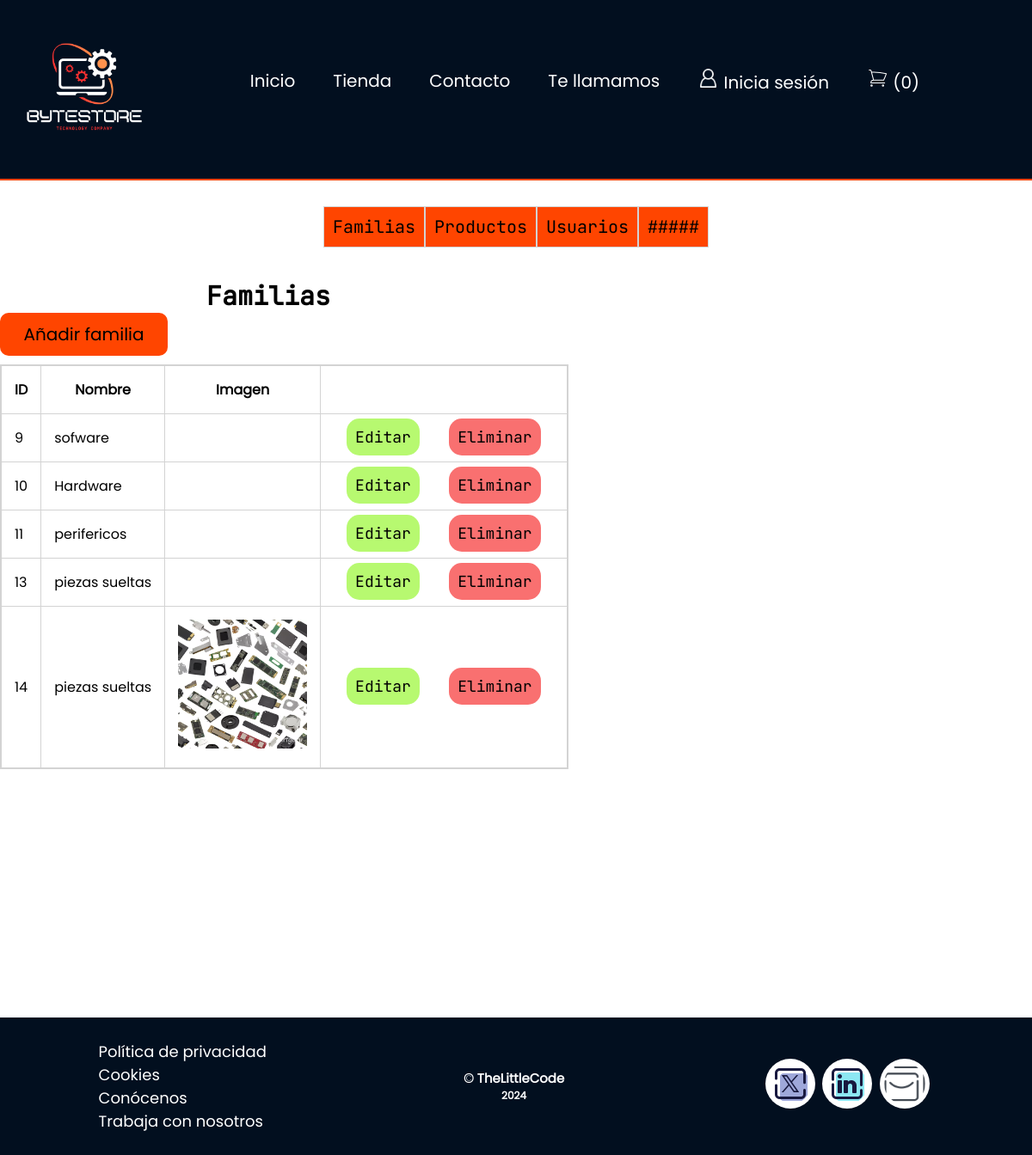
The app's page /panel_control/familias/index.php with its own data.
### tables this page shows
CREATE TABLE `familias` (
  `id` int(11) NOT NULL COMMENT 'Primary Key',
  `name` varchar(255) DEFAULT NULL,
  `Imagen` varchar(255) DEFAULT NULL COMMENT 'Imagen'
);

### panel_control/familias/index.php (the view, shortened to what this page needs)
<?php
include ('../../templates/header.php');
include ('../../bd.php');
?>
<?php
$sentencia = $conexion->prepare("SELECT * FROM familias");
$sentencia->execute();
$lista_familias = $sentencia->fetchAll(PDO::FETCH_ASSOC);
?>
<div class="second-menu">
    <div class="second-nav">
        <ul class="second-menu">
            <li><a href="index.php" class="btn-secondMenu">Familias</a></li>
            <li><a href="../productos/index.php" class="btn-secondMenu">Productos</a></li>
            <li><a href="../usuarios//index.php" class="btn-secondMenu">Usuarios</a></li>
            <li><a href="#" class="btn-secondMenu">#####</a></li>
        </ul>
    </div>
</div>
<h4>Familias</h4>
<section class="main-Tablas">
    <div class="card-table">
        <div class="card-header">
            <a href="crear.php" class="btn-primary">
                Añadir familia
            </a>
        </div>
        <div class="card-body">
            <div class="main-table">
                <table class="table">
                    <thead>
                        <tr>
                            <th>ID</th>
                            <th>Nombre</th>
                            <th>Imagen</th>
                        </tr>
                    </thead>
                    <tbody>
                        <?php
                        foreach ($lista_familias as $registro) {
                            ?>
                            <tr>
                                <td> <?php echo $registro['id']; ?> </td>
                                <td> <?php echo $registro['name']; ?> </td>
                                <td>
                                    <img width="150px" src="/assets/img/<?php echo $registro['Imagen']; ?>" alt="">
                                </td>
                                <td>
                                    <a class="btn-info" href="editar.php?txtID=<?php echo $registro['id']; ?>">Editar</a>
                                    <a class="btn-danger" href="index.php?txtID=<?php echo $registro['id']; ?>">Eliminar</a>
                                </td>
                            </tr>
                        <?php } ?>
                    </tbody>
                </table>
            </div>
        </div>
</section>
<?php
include ('../../templates/footer.php');
?>

### assets/css/index.css (style rules this page uses)
* { margin: 0px; padding: 0px; font-family: 'Poppins'; }

### assets/css/tienda.css (style rules this page uses)
* { margin: 0px; padding: 0px; }

### assets/css/indexTablas.css (style rules this page uses)
h4 { font-family: 'JetBrains'; font-size: 30px; margin-top: 3%; margin-left: 20%; }
.main-Tablas { position: relative; min-height: 100vh; z-index: 2; }
.second-menu { display: flex; align-items: center; justify-content: center; margin-top: 15px; }
.second-menu li { list-style: none; }
.btn-secondMenu { display: block; padding: 10px; color: black; background-color: orangered; font-family: 'JetBrains'; font-size: 20px; text-decoration: none; list-style: none; border: 1px solid lightgray; }
.btn-primary { max-width: 175px; display: block; border-radius: 10px; padding: 10px; color: black; font-size: 20px; background-color: orangered; text-align: center; text-decoration: none; margin-bottom: 10px; }
.table { border: 2px solid lightgray; border-collapse: collapse; }
.table th, .table td { border: 1px solid lightgray; padding: 15px; }
.btn-info { margin: 15px; padding: 10px; color: black; font-family: 'JetBrains'; font-size: 18px; background-color: rgb(183, 249, 112); border: none; border-radius: 15px; cursor: pointer; text-decoration: none; }
.btn-danger { padding: 10px; color: black; font-family: 'JetBrains'; font-size: 18px; background-color: rgb(255, 179, 0); border: none; border-radius: 15px; cursor: pointer; text-decoration: none; }

### assets/css/crearTablas.css (style rules this page uses)
.btn-danger { min-width: 166px; margin: 15px; padding: 10px; color: black; font-family: 'JetBrains'; font-size: 18px; background-color: rgb(249, 112, 112); border: none; border-radius: 15px; cursor: pointer; text-decoration: none; }

### records on screen
familias: id "9", name "sofware"
familias: id "10", name "Hardware"
familias: id "11", name "perifericos"
familias: id "13", name "piezas sueltas"
familias: id "14", name "piezas sueltas", Imagen (picture)
